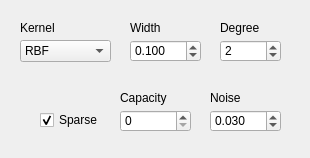
<?xml version="1.0" encoding="UTF-8"?>
<ui version="4.0">
 <class>ParametersGPRDynamic</class>
 <widget class="QWidget" name="ParametersGPRDynamic">
  <property name="geometry">
   <rect>
    <x>0</x>
    <y>0</y>
    <width>310</width>
    <height>158</height>
   </rect>
  </property>
  <property name="windowTitle">
   <string>Form</string>
  </property>
  <widget class="QLabel" name="label_3">
   <property name="geometry">
    <rect>
     <x>130</x>
     <y>20</y>
     <width>31</width>
     <height>16</height>
    </rect>
   </property>
   <property name="font">
    <font>
     <pointsize>9</pointsize>
    </font>
   </property>
   <property name="text">
    <string>Width</string>
   </property>
  </widget>
  <widget class="QLabel" name="label_4">
   <property name="geometry">
    <rect>
     <x>210</x>
     <y>90</y>
     <width>70</width>
     <height>16</height>
    </rect>
   </property>
   <property name="font">
    <font>
     <pointsize>9</pointsize>
    </font>
   </property>
   <property name="text">
    <string>Noise</string>
   </property>
  </widget>
  <widget class="QSpinBox" name="capacitySpin">
   <property name="geometry">
    <rect>
     <x>120</x>
     <y>110</y>
     <width>71</width>
     <height>22</height>
    </rect>
   </property>
   <property name="font">
    <font>
     <pointsize>9</pointsize>
    </font>
   </property>
   <property name="toolTip">
    <string>&lt;!DOCTYPE HTML PUBLIC &quot;-//W3C//DTD HTML 4.0//EN&quot; &quot;http://www.w3.org/TR/REC-html40/strict.dtd&quot;&gt;
&lt;html&gt;&lt;head&gt;&lt;meta name=&quot;qrichtext&quot; content=&quot;1&quot; /&gt;&lt;style type=&quot;text/css&quot;&gt;
p, li { white-space: pre-wrap; }
&lt;/style&gt;&lt;/head&gt;&lt;body style=&quot; font-family:'MS Shell Dlg 2'; font-size:8.25pt; font-weight:400; font-style:normal;&quot;&gt;
&lt;p style=&quot; margin-top:0px; margin-bottom:0px; margin-left:0px; margin-right:0px; -qt-block-indent:0; text-indent:0px;&quot;&gt;&lt;span style=&quot; font-size:8pt;&quot;&gt;C: cost function (SVR)&lt;/span&gt;&lt;/p&gt;
&lt;p style=&quot; margin-top:0px; margin-bottom:0px; margin-left:0px; margin-right:0px; -qt-block-indent:0; text-indent:0px;&quot;&gt;&lt;span style=&quot; font-size:8pt;&quot;&gt;Capacity: maximum bases (0=auto/unlimited) (SOGP,KRLS)&lt;/span&gt;&lt;/p&gt;
&lt;p style=&quot; margin-top:0px; margin-bottom:0px; margin-left:0px; margin-right:0px; -qt-block-indent:0; text-indent:0px;&quot;&gt;&lt;span style=&quot; font-size:8pt;&quot;&gt;KRLS: capacity of 1 not allowed (switches to 2)&lt;/span&gt;&lt;/p&gt;&lt;/body&gt;&lt;/html&gt;</string>
   </property>
   <property name="maximum">
    <number>999</number>
   </property>
  </widget>
  <widget class="QLabel" name="label_21">
   <property name="geometry">
    <rect>
     <x>220</x>
     <y>20</y>
     <width>41</width>
     <height>16</height>
    </rect>
   </property>
   <property name="font">
    <font>
     <pointsize>9</pointsize>
    </font>
   </property>
   <property name="text">
    <string>Degree</string>
   </property>
  </widget>
  <widget class="QDoubleSpinBox" name="noiseSpin">
   <property name="geometry">
    <rect>
     <x>210</x>
     <y>110</y>
     <width>71</width>
     <height>22</height>
    </rect>
   </property>
   <property name="font">
    <font>
     <pointsize>9</pointsize>
    </font>
   </property>
   <property name="toolTip">
    <string>&lt;!DOCTYPE HTML PUBLIC &quot;-//W3C//DTD HTML 4.0//EN&quot; &quot;http://www.w3.org/TR/REC-html40/strict.dtd&quot;&gt;
&lt;html&gt;&lt;head&gt;&lt;meta name=&quot;qrichtext&quot; content=&quot;1&quot; /&gt;&lt;style type=&quot;text/css&quot;&gt;
p, li { white-space: pre-wrap; }
&lt;/style&gt;&lt;/head&gt;&lt;body style=&quot; font-family:'MS Shell Dlg 2'; font-size:8.25pt; font-weight:400; font-style:normal;&quot;&gt;
&lt;p style=&quot; margin-top:0px; margin-bottom:0px; margin-left:0px; margin-right:0px; -qt-block-indent:0; text-indent:0px;&quot;&gt;&lt;span style=&quot; font-size:8pt;&quot;&gt;eps-SVR: epsilon-tube width&lt;/span&gt;&lt;/p&gt;
&lt;p style=&quot; margin-top:0px; margin-bottom:0px; margin-left:0px; margin-right:0px; -qt-block-indent:0; text-indent:0px;&quot;&gt;&lt;span style=&quot; font-size:8pt;&quot;&gt;nu-SVR: nu ratio on alpha&lt;/span&gt;&lt;/p&gt;
&lt;p style=&quot; margin-top:0px; margin-bottom:0px; margin-left:0px; margin-right:0px; -qt-block-indent:0; text-indent:0px;&quot;&gt;&lt;span style=&quot; font-size:8pt;&quot;&gt;RVR: accuracy-generalization tradeoff&lt;/span&gt;&lt;/p&gt;
&lt;p style=&quot; margin-top:0px; margin-bottom:0px; margin-left:0px; margin-right:0px; -qt-block-indent:0; text-indent:0px;&quot;&gt;&lt;span style=&quot; font-size:8pt;&quot;&gt;SOGP: noise&lt;/span&gt;&lt;/p&gt;
&lt;p style=&quot; margin-top:0px; margin-bottom:0px; margin-left:0px; margin-right:0px; -qt-block-indent:0; text-indent:0px;&quot;&gt;&lt;span style=&quot; font-size:8pt;&quot;&gt;KRLS: tolerance (stopping criterion)&lt;/span&gt;&lt;/p&gt;&lt;/body&gt;&lt;/html&gt;</string>
   </property>
   <property name="decimals">
    <number>3</number>
   </property>
   <property name="minimum">
    <double>0.001000000000000</double>
   </property>
   <property name="maximum">
    <double>1.000000000000000</double>
   </property>
   <property name="singleStep">
    <double>0.010000000000000</double>
   </property>
   <property name="value">
    <double>0.030000000000000</double>
   </property>
  </widget>
  <widget class="QLabel" name="label_2">
   <property name="geometry">
    <rect>
     <x>20</x>
     <y>20</y>
     <width>91</width>
     <height>16</height>
    </rect>
   </property>
   <property name="font">
    <font>
     <pointsize>9</pointsize>
    </font>
   </property>
   <property name="text">
    <string>Kernel</string>
   </property>
  </widget>
  <widget class="QSpinBox" name="kernelDegSpin">
   <property name="geometry">
    <rect>
     <x>220</x>
     <y>40</y>
     <width>61</width>
     <height>22</height>
    </rect>
   </property>
   <property name="font">
    <font>
     <pointsize>9</pointsize>
    </font>
   </property>
   <property name="toolTip">
    <string>&lt;!DOCTYPE HTML PUBLIC &quot;-//W3C//DTD HTML 4.0//EN&quot; &quot;http://www.w3.org/TR/REC-html40/strict.dtd&quot;&gt;
&lt;html&gt;&lt;head&gt;&lt;meta name=&quot;qrichtext&quot; content=&quot;1&quot; /&gt;&lt;style type=&quot;text/css&quot;&gt;
p, li { white-space: pre-wrap; }
&lt;/style&gt;&lt;/head&gt;&lt;body style=&quot; font-family:'MS Shell Dlg 2'; font-size:8.25pt; font-weight:400; font-style:normal;&quot;&gt;
&lt;p style=&quot; margin-top:0px; margin-bottom:0px; margin-left:0px; margin-right:0px; -qt-block-indent:0; text-indent:0px;&quot;&gt;&lt;span style=&quot; font-size:8pt;&quot;&gt;Degree of the kernel polynomial&lt;/span&gt;&lt;/p&gt;
&lt;p style=&quot; margin-top:0px; margin-bottom:0px; margin-left:0px; margin-right:0px; -qt-block-indent:0; text-indent:0px;&quot;&gt;&lt;span style=&quot; font-size:8pt;&quot;&gt;(Polynomial only)&lt;/span&gt;&lt;/p&gt;&lt;/body&gt;&lt;/html&gt;</string>
   </property>
   <property name="minimum">
    <number>1</number>
   </property>
   <property name="value">
    <number>2</number>
   </property>
  </widget>
  <widget class="QLabel" name="label_1">
   <property name="geometry">
    <rect>
     <x>120</x>
     <y>90</y>
     <width>60</width>
     <height>16</height>
    </rect>
   </property>
   <property name="font">
    <font>
     <pointsize>9</pointsize>
    </font>
   </property>
   <property name="text">
    <string>Capacity</string>
   </property>
  </widget>
  <widget class="QComboBox" name="kernelTypeCombo">
   <property name="geometry">
    <rect>
     <x>20</x>
     <y>40</y>
     <width>91</width>
     <height>22</height>
    </rect>
   </property>
   <property name="font">
    <font>
     <pointsize>9</pointsize>
    </font>
   </property>
   <property name="toolTip">
    <string>&lt;!DOCTYPE HTML PUBLIC &quot;-//W3C//DTD HTML 4.0//EN&quot; &quot;http://www.w3.org/TR/REC-html40/strict.dtd&quot;&gt;
&lt;html&gt;&lt;head&gt;&lt;meta name=&quot;qrichtext&quot; content=&quot;1&quot; /&gt;&lt;style type=&quot;text/css&quot;&gt;
p, li { white-space: pre-wrap; }
&lt;/style&gt;&lt;/head&gt;&lt;body style=&quot; font-family:'MS Shell Dlg 2'; font-size:8.25pt; font-weight:400; font-style:normal;&quot;&gt;
&lt;p style=&quot; margin-top:0px; margin-bottom:0px; margin-left:0px; margin-right:0px; -qt-block-indent:0; text-indent:0px;&quot;&gt;&lt;span style=&quot; font-size:8pt;&quot;&gt;kernel function&lt;/span&gt;&lt;/p&gt;&lt;/body&gt;&lt;/html&gt;</string>
   </property>
   <property name="currentIndex">
    <number>2</number>
   </property>
   <item>
    <property name="text">
     <string>Linear</string>
    </property>
   </item>
   <item>
    <property name="text">
     <string>Polynomial</string>
    </property>
   </item>
   <item>
    <property name="text">
     <string>RBF</string>
    </property>
   </item>
  </widget>
  <widget class="QDoubleSpinBox" name="kernelWidthSpin">
   <property name="geometry">
    <rect>
     <x>130</x>
     <y>40</y>
     <width>71</width>
     <height>22</height>
    </rect>
   </property>
   <property name="font">
    <font>
     <pointsize>9</pointsize>
    </font>
   </property>
   <property name="toolTip">
    <string>&lt;!DOCTYPE HTML PUBLIC &quot;-//W3C//DTD HTML 4.0//EN&quot; &quot;http://www.w3.org/TR/REC-html40/strict.dtd&quot;&gt;
&lt;html&gt;&lt;head&gt;&lt;meta name=&quot;qrichtext&quot; content=&quot;1&quot; /&gt;&lt;style type=&quot;text/css&quot;&gt;
p, li { white-space: pre-wrap; }
&lt;/style&gt;&lt;/head&gt;&lt;body style=&quot; font-family:'MS Shell Dlg 2'; font-size:8.25pt; font-weight:400; font-style:normal;&quot;&gt;
&lt;p style=&quot; margin-top:0px; margin-bottom:0px; margin-left:0px; margin-right:0px; -qt-block-indent:0; text-indent:0px;&quot;&gt;&lt;span style=&quot; font-size:8pt;&quot;&gt;Width of the kernel (gamma)&lt;/span&gt;&lt;/p&gt;
&lt;p style=&quot; margin-top:0px; margin-bottom:0px; margin-left:0px; margin-right:0px; -qt-block-indent:0; text-indent:0px;&quot;&gt;&lt;span style=&quot; font-size:8pt;&quot;&gt;RBF and Polynomial only&lt;/span&gt;&lt;/p&gt;&lt;/body&gt;&lt;/html&gt;</string>
   </property>
   <property name="decimals">
    <number>3</number>
   </property>
   <property name="minimum">
    <double>0.001000000000000</double>
   </property>
   <property name="singleStep">
    <double>0.010000000000000</double>
   </property>
   <property name="value">
    <double>0.100000000000000</double>
   </property>
  </widget>
  <widget class="QCheckBox" name="sparseCheck">
   <property name="geometry">
    <rect>
     <x>40</x>
     <y>110</y>
     <width>70</width>
     <height>20</height>
    </rect>
   </property>
   <property name="font">
    <font>
     <pointsize>9</pointsize>
    </font>
   </property>
   <property name="text">
    <string>Sparse</string>
   </property>
   <property name="checked">
    <bool>true</bool>
   </property>
  </widget>
 </widget>
 <resources/>
 <connections/>
</ui>
